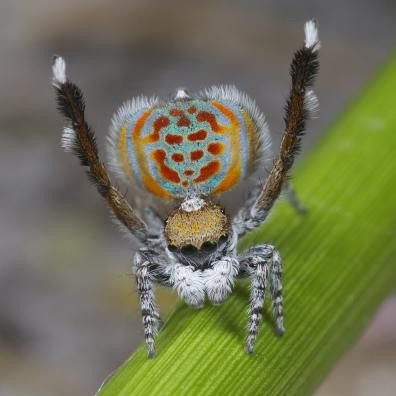
#> input picture Pictures/dancing_spider.jpeg, 396 x 396 px
$ python Laplacian.py   (older library calls are emulated)
#> lines starting #> are read from the running program, lines starting #| are printed output that depends on the picture
# -*- coding: utf-8 -*-
"""
Created on Fri Jun  4 23:55:11 2021

@author: 302b46
"""
import cv2
import matplotlib.pyplot as plt

image = cv2.imread('../Pictures/dancing_spider.jpeg')
#> image is the input picture: shape (396, 396, 3); mean B, G, R 83.9, 115, 112.4

#Applying Gray Scale
gray_image = cv2.cvtColor(image, cv2.COLOR_BGR2GRAY)
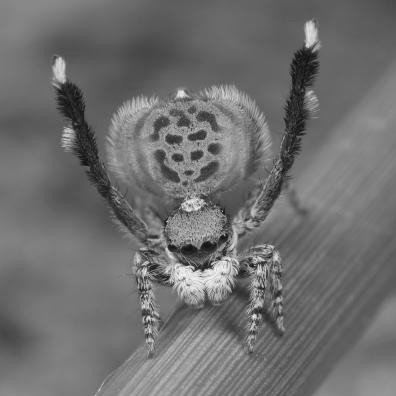
#> gray_image: shape (396, 396); min 10, max 251, mean 110.7

#Applying Gaussian Blur
gaussian_blur_image = cv2.GaussianBlur(gray_image, (3,3), 0)


#Laplacian Operator

laplacian_image = cv2.Laplacian(gaussian_blur_image,cv2.CV_64F)
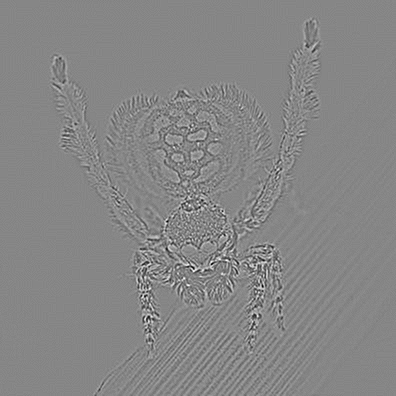
#> laplacian_image: shape (396, 396) float64; min -86, max 77, mean 0; drawn with min black and max white


plt.figure()
plt.title('Laplacian')
plt.imsave('../Pictures/laplacian-dancing_spider.jpeg', laplacian_image, cmap='gray', format='jpeg')
plt.imshow(laplacian_image, cmap='gray')
plt.show()
